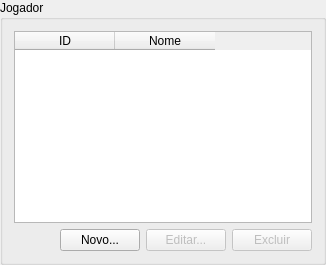
           <widget class="QGroupBox" name="groupBox_13">
            <property name="sizePolicy">
             <sizepolicy hsizetype="Preferred" vsizetype="Preferred">
              <horstretch>1</horstretch>
              <verstretch>1</verstretch>
             </sizepolicy>
            </property>
            <property name="minimumSize">
             <size>
              <width>293</width>
              <height>175</height>
             </size>
            </property>
            <property name="title">
             <string>Jogador</string>
            </property>
            <layout class="QGridLayout" name="gridLayout_18">
             <item row="1" column="3">
              <widget class="QPushButton" name="jogExcluir">
               <property name="enabled">
                <bool>false</bool>
               </property>
               <property name="sizePolicy">
                <sizepolicy hsizetype="Fixed" vsizetype="Fixed">
                 <horstretch>0</horstretch>
                 <verstretch>0</verstretch>
                </sizepolicy>
               </property>
               <property name="text">
                <string>Excluir</string>
               </property>
              </widget>
             </item>
             <item row="1" column="1">
              <widget class="QPushButton" name="jogNovo">
               <property name="sizePolicy">
                <sizepolicy hsizetype="Fixed" vsizetype="Fixed">
                 <horstretch>0</horstretch>
                 <verstretch>0</verstretch>
                </sizepolicy>
               </property>
               <property name="text">
                <string>Novo...</string>
               </property>
              </widget>
             </item>
             <item row="1" column="2">
              <widget class="QPushButton" name="jogEditar">
               <property name="enabled">
                <bool>false</bool>
               </property>
               <property name="sizePolicy">
                <sizepolicy hsizetype="Fixed" vsizetype="Fixed">
                 <horstretch>0</horstretch>
                 <verstretch>0</verstretch>
                </sizepolicy>
               </property>
               <property name="text">
                <string>Editar...</string>
               </property>
              </widget>
             </item>
             <item row="1" column="0">
              <spacer name="horizontalSpacer_7">
               <property name="orientation">
                <enum>Qt::Horizontal</enum>
               </property>
               <property name="sizeHint" stdset="0">
                <size>
                 <width>40</width>
                 <height>20</height>
                </size>
               </property>
              </spacer>
             </item>
             <item row="0" column="0" colspan="4">
              <widget class="QTableWidget" name="jogTableWidget">
               <property name="enabled">
                <bool>true</bool>
               </property>
               <property name="autoScroll">
                <bool>false</bool>
               </property>
               <property name="editTriggers">
                <set>QAbstractItemView::NoEditTriggers</set>
               </property>
               <property name="selectionMode">
                <enum>QAbstractItemView::SingleSelection</enum>
               </property>
               <property name="selectionBehavior">
                <enum>QAbstractItemView::SelectRows</enum>
               </property>
               <property name="showGrid">
                <bool>false</bool>
               </property>
               <attribute name="horizontalHeaderCascadingSectionResizes">
                <bool>false</bool>
               </attribute>
               <attribute name="horizontalHeaderDefaultSectionSize">
                <number>100</number>
               </attribute>
               <attribute name="horizontalHeaderHighlightSections">
                <bool>true</bool>
               </attribute>
               <attribute name="horizontalHeaderMinimumSectionSize">
                <number>25</number>
               </attribute>
               <attribute name="verticalHeaderVisible">
                <bool>false</bool>
               </attribute>
               <column>
                <property name="text">
                 <string>ID</string>
                </property>
               </column>
               <column>
                <property name="text">
                 <string>Nome</string>
                </property>
               </column>
              </widget>
             </item>
            </layout>
           </widget>
